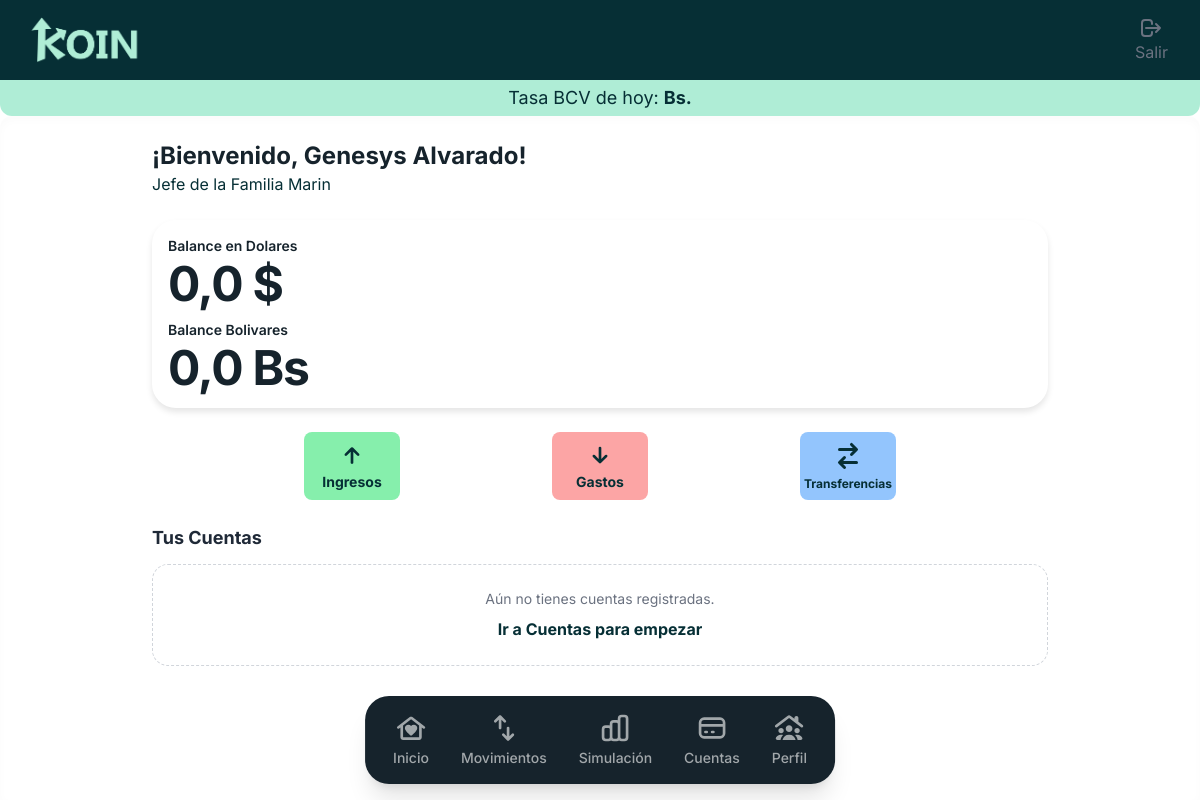
Before: /panel-financiero/ (signed in) with the older database file.
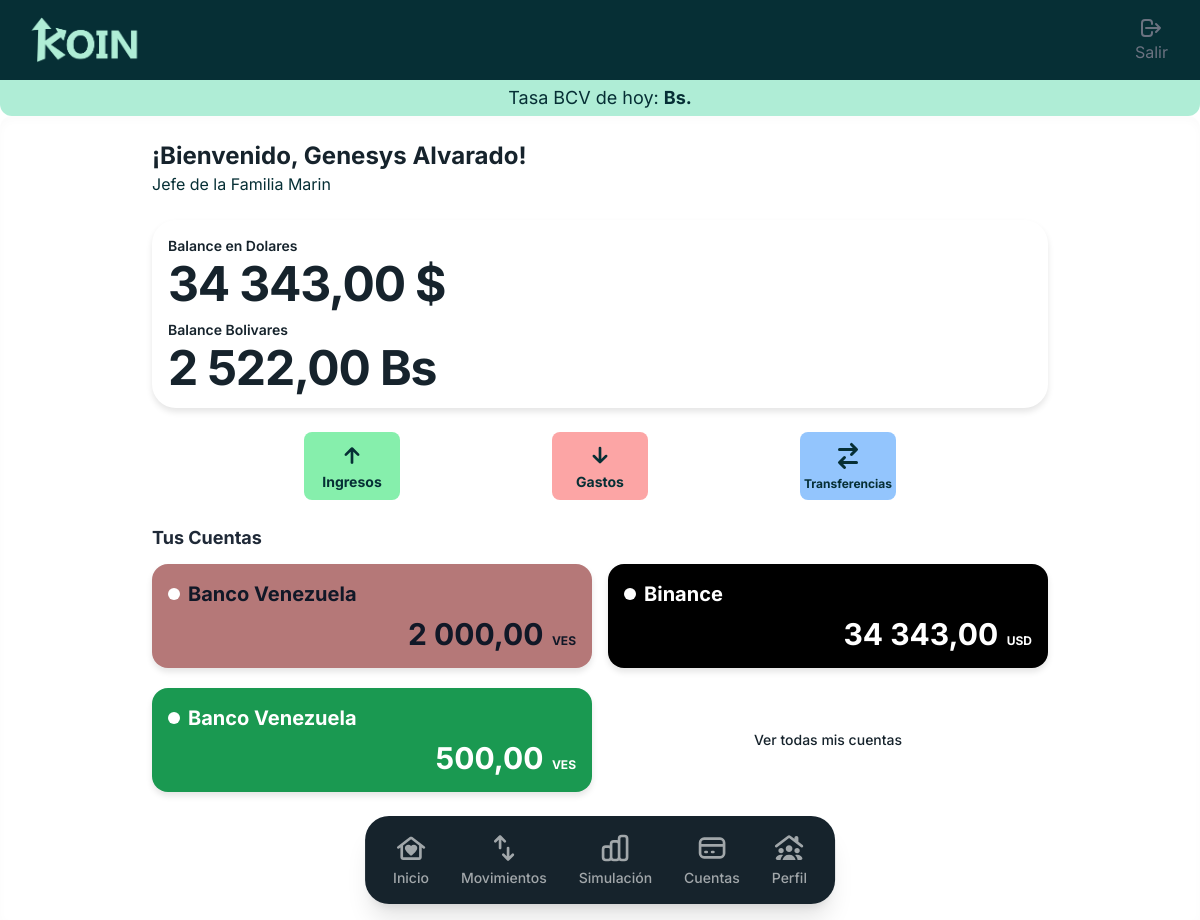
After: the same page with the newer database file.
### finances/models.py (models this page shows, shortened)
class Cuenta(models.Model):
    usuario = models.ForeignKey(Usuario, on_delete=models.CASCADE)
    moneda = models.ForeignKey(Moneda, on_delete=models.PROTECT)
    nombre_cuenta = models.CharField(max_length=100)
    saldo_inicial_cuenta = models.DecimalField(max_digits=15, decimal_places=2)
    color_cuenta = models.CharField(max_length=20, help_text="Código hexadecimal o nombre del color")

class Moneda(models.Model):
    codigo = models.CharField(max_length=5, unique=True) # Ej: USD, VES
    nombre_moneda = models.CharField(max_length=50)
    tasa_cambio = models.DecimalField(max_digits=18, decimal_places=4)
    def __str__(self):
        return self.codigo

### finances/views.py (the view)
# urls.py: path('panel-financiero/', dashboard, name='dashboard'),
@login_required
def dashboard(request):
    usuario = request.user
    cuentas_del_usuario = Cuenta.objects.filter(usuario=usuario)
    suma_usd = cuentas_del_usuario.filter(moneda__codigo='USD').aggregate(total=Sum('saldo_inicial_cuenta'))['total']
    total_usd = round(suma_usd, 2) if suma_usd is not None else 0.00
    suma_ves = cuentas_del_usuario.filter(moneda__codigo='VES').aggregate(total=Sum('saldo_inicial_cuenta'))['total']
    total_ves = round(suma_ves, 2) if suma_ves is not None else 0.00
    contexto = {
        'cuentas': cuentas_del_usuario[:3],
        'total_cuentas': cuentas_del_usuario.count(),
        'familia' : usuario.nombre_familia_usuario,
        'nombre_completo' : f"{usuario.nombre_usuario} {usuario.apellido_usuario}",
        'total_usd': total_usd,
        'total_ves': total_ves,
    }
    return render(request, 'dashboard.html', contexto)

### finances/context_processors.py (called while the page is built)
def datos_globales_koin(request):
    try:
        tasa_actual = obtener_tasa_bcv_segura()
    except Exception as e:
        tasa_actual = "No disponible"
    return {
        'tasa_bcv_global': tasa_actual,
    }

### finances/services.py (called while the page is built)
def obtener_tasa_bcv_segura():
    try:
        bcv = Currency()
        tasa_dolar = float(bcv.get_rate(currency_code='USD'))
        return tasa_dolar
    except Exception as e:
        print(f"Error con la librería pyBCV: {e}")
        return None

### finances/templatetags/color_filters.py (called while the page is built)
@register.filter
def color_contraste(hex_color):
    if not hex_color:
        return 'text-gray-900'
    hex_color = hex_color.lstrip('#')
    if len(hex_color) == 3:
        hex_color = ''.join([c*2 for c in hex_color])
    try:
        r = int(hex_color[0:2], 16)
        g = int(hex_color[2:4], 16)
        b = int(hex_color[4:6], 16)
        yiq = ((r * 299) + (g * 587) + (b * 114)) / 1000
        if yiq >= 128:
            return 'text-gray-900'
        else:
            return 'text-white'
    except ValueError:
        return 'text-gray-900'

### templates/dashboard.html (shortened to what the changed rows need)
{% extends 'base_dashboard.html' %}
{% load humanize %}
{% load color_filters %}
{% block content %}
<div class="w-full max-w-4xl mx-auto space-y-6">
    <div class="flex justify-between items-center ">
        <div>
            <h1 class="text-2xl font-bold text-charcoal-teal">¡Bienvenido, {{ nombre_completo }}!</h1>
            <h2>Jefe de la {{ familia }}</h2>
        </div>
    </div>
    <div class=" rounded-3xl p-4 gap-2 text-charcoal-teal flex flex-col shadow-[0px_4px_6px_0px_rgba(0,_0,_0,_0.1)] relative">
        <div class="flex flex-col justify-around items-start gap-3">
            <div class="flex flex-col items-start gap-1">
                <h2 class="text-koin-light text-sm font-semibold">Balance en Dolares</h2>
                {% if total_usd < 0 %}
                <p class="text-3xl font-bold text-red-500 tracking-tight md:text-4xl lg:text-4xl">{{ total_usd|intcomma  }} $</p>
                {% else %}
                <p class="text-3xl font-bold tracking-tight md:text-4xl lg:text-5xl">{{ total_usd|intcomma  }} $</p>
                {% endif %}
            </div>
            <div class="flex flex-col items-start gap-1">
                <h2 class="text-koin-light text-sm font-semibold ">Balance Bolivares</h2>
                {% if total_ves < 0 %}
                <p class="text-3xl text-red-500 font-bold tracking-tight md:text-4xl lg:text-5xl">{{ total_ves|intcomma  }} Bs</p>
                {% else %}
                <p class="text-3xl  font-bold tracking-tight md:text-4xl lg:text-5xl">{{ total_ves|intcomma  }} Bs</p>
                {% endif %}
            </div>
        </div>
    </div>
    <div>
        <div class="grid grid-cols-2 gap-x-4 gap-y-5">
            {% for cuenta in cuentas %}
            <div style="background-color: {{ cuenta.color_cuenta }};" class="rounded-2xl p-4 flex flex-col min-h-[90px] shadow-[0px_4px_6px_0px_rgba(0,_0,_0,_0.1)]">
                <div  class="flex content-center items-center gap-2">
                    <div class=" bg-white rounded-full w-3 h-3"></div>
                    <span class= "{{ cuenta.color_cuenta|color_contraste }} font-bold text-start md:text-lg lg:text-xl">{{ cuenta.nombre_cuenta }}</span>
                </div>
                <div class="mt-2 text-right">
                    <span class="text-lg font-bold {{ cuenta.color_cuenta|color_contraste }} md:text-2xl lg:text-3xl">{{ cuenta.saldo_inicial_cuenta|intcomma }}</span>
                    <span class="text-xs font-bold {{ cuenta.color_cuenta|color_contraste }} ml-1">{{ cuenta.moneda }}</span>
                </div>
            </div>
            {% empty %}
            <div class="col-span-2 text-center py-6 bg-white rounded-2xl border border-dashed border-gray-300">
                <p class="text-sm text-gray-500 mb-2">Aún no tienes cuentas registradas.</p>
                <a href="{% url 'cuentas' %}" class="text-deep-teal font-bold hover:underline">Ir a Cuentas para empezar</a>
            </div>
            {% endfor %}
            {% if total_cuentas == 0 %}
            {% elif total_cuentas == 1 %}
            <a href="{% url 'cuentas' %}" class="flex flex-col items-start justify-center min-h-[90px] hover:underline">
                <span class=" text-charcoal-teal font-medium text-center text-sm">Ver todas mis cuentas</span>
            </a>
            {% elif total_cuentas == 2 %}
            <a href="{% url 'cuentas' %}" class="flex flex-col items-start min-h-[90px] ml-2 hover:underline">
                <span class=" text-charcoal-teal font-medium text-center text-sm">Ver todas mis cuentas</span>
            </a>
            {% else %}
            <a href="{% url 'cuentas' %}" class="flex flex-col justify-center items-center min-h-[90px] hover:underline">
                <span class=" text-charcoal-teal font-medium text-center text-sm">Ver todas mis cuentas</span>
            </a>
            {% endif %}
        </div>
    </div>
</div>
{% endblock %}

Changed rows visible on the page:
added Cuenta: nombre_cuenta "Banco Venezuela", saldo_inicial_cuenta "2 000,00", moneda "VES"
added Cuenta: nombre_cuenta "Binance", saldo_inicial_cuenta "34 343,00", moneda "USD"
added Cuenta: nombre_cuenta "Banco Venezuela", saldo_inicial_cuenta "500,00", moneda "VES"
Other visible differences:
{{ total_usd|intcomma }}: "0,0" → "34 343,00"
{{ total_ves|intcomma }}: "0,0" → "2 522,00"
text no longer shown: "Aún no tienes cuentas registradas. Ir a Cuentas para empezar"
text now shown: "Ver todas mis cuentas"
